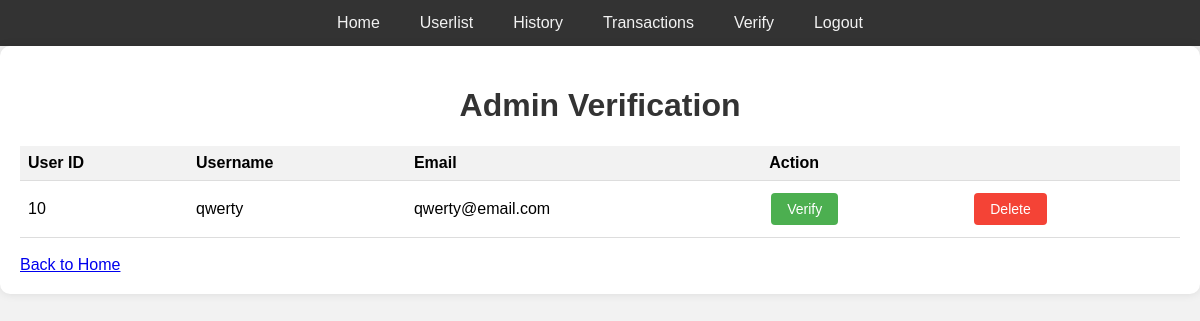
/WEBPROG_UTS_FINAL/admin-verify.php (signed in), run on the app's committed database.
### tables this page shows
CREATE TABLE `users` (
  `user_id` int(11) NOT NULL,
  `username` varchar(50) DEFAULT NULL,
  `email` varchar(100) DEFAULT NULL,
  `password` varchar(255) DEFAULT NULL,
  `photo_path` varchar(255) DEFAULT NULL,
  `role` enum('admin','nasabah') DEFAULT NULL,
  `name` varchar(100) DEFAULT NULL,
  `address` varchar(255) DEFAULT NULL,
  `gender` enum('male','female') DEFAULT NULL,
  `birthdate` date DEFAULT NULL,
  `registration_date` datetime DEFAULT current_timestamp(),
  `verified` tinyint(1) DEFAULT 0
);

### WEBPROG_UTS_FINAL/admin-verify.php (the view, shortened to what this page needs)
<?php
if (!isset($_SESSION['email'])) {
    header("Location: index.php");
    exit();
} else {
    $servername = "localhost";
    $username = "root";
    $password = "";
    $database = "admin & nasabah bank";
    $conn = new mysqli($servername, $username, $password, $database);
}
?>
<!DOCTYPE html>
<html lang="en">
<head>
</head>
<body>
    <div class="navbar">
        <a href="admin-home.php">Home</a>
        <a href="admin-userlist.php">Userlist</a>
        <a href="admin-history.php">History</a>
        <a href="admin-transaction.php">Transactions</a>
        <a href="admin-verify.php">Verify</a>
        <a href="index.php">Logout</a>
    </div>
    <div class="container">
        <header class="header">
            <h1>Admin Verification</h1>
        </header>
        <?php
        $sql = "SELECT * FROM users WHERE verified = 0";
        $result = $conn->query($sql);
        if ($result->num_rows > 0) {
            echo "<table>
            <tr>
            <th>User ID</th>
            <th>Username</th>
            <th>Email</th>
            <th>Action</th>
            <th></th>
            </tr>";
            while($row = $result->fetch_assoc()) {
                echo "<tr>";
                echo "<td>" . $row['user_id'] . "</td>";
                echo "<td>" . $row['username'] . "</td>";
                echo "<td>" . $row['email'] . "</td>";
                echo "<td>
                    <form method='post'>
                        <input type='hidden' name='user_id' value='" . $row['user_id'] . "'>
                        <input type='hidden' name='verified' value='1'>
                        <button class='button' type='submit' name='verify'>Verify</button>
                    </form>
                </td>";
                echo "<td>
                    <form method='post' onsubmit='return confirm(\"Are you sure you want to delete this request?\")'>
                        <input type='hidden' name='user_id' value='" . $row['user_id'] . "'>
                        <button class='button button-delete' type='submit' name='delete'>Delete</button>
                    </form>
                </td>";
                echo "</tr>";
            }
            echo "</table>";
            } else {
                echo "No unverified users found.";
            }
        ?>
        <br>
        <a href="admin-home.php">Back to Home</a>
    </div>
</body>
</html>

### WEBPROG_UTS_FINAL/admin-verify.php (style rules this page uses)
body { font-family: Arial, sans-serif; margin: 0; padding: 0; background-color: #f2f2f2; }
.container { max-width: 1200px; margin: 0 auto; padding: 20px; background-color: #fff; box-shadow: 0 0 10px rgba(0, 0, 0, 0.1); border-radius: 10px; }
.header { text-align: center; margin-bottom: 20px; }
h1 { color: #333; }
.navbar { background-color: #333; overflow: hidden; display: flex; justify-content: center; }
.navbar a { float: left; display: block; color: #f2f2f2; text-align: center; padding: 14px 20px; text-decoration: none; }
table { width: 100%; border-collapse: collapse; margin-top: 20px; }
th, td { padding: 8px; text-align: left; border-bottom: 1px solid #ddd; }
th { background-color: #f2f2f2; }
.button { background-color: #4CAF50; border: none; color: white; padding: 8px 16px; text-align: center; text-decoration: none; display: inline-block; font-size: 14px; margin: 4px 2px; cursor: pointer; border-radius: 4px; }
.button-delete { background-color: #f44336; }

### data on the page
users: user_id "10", username "qwerty", email "qwerty@email.com"
